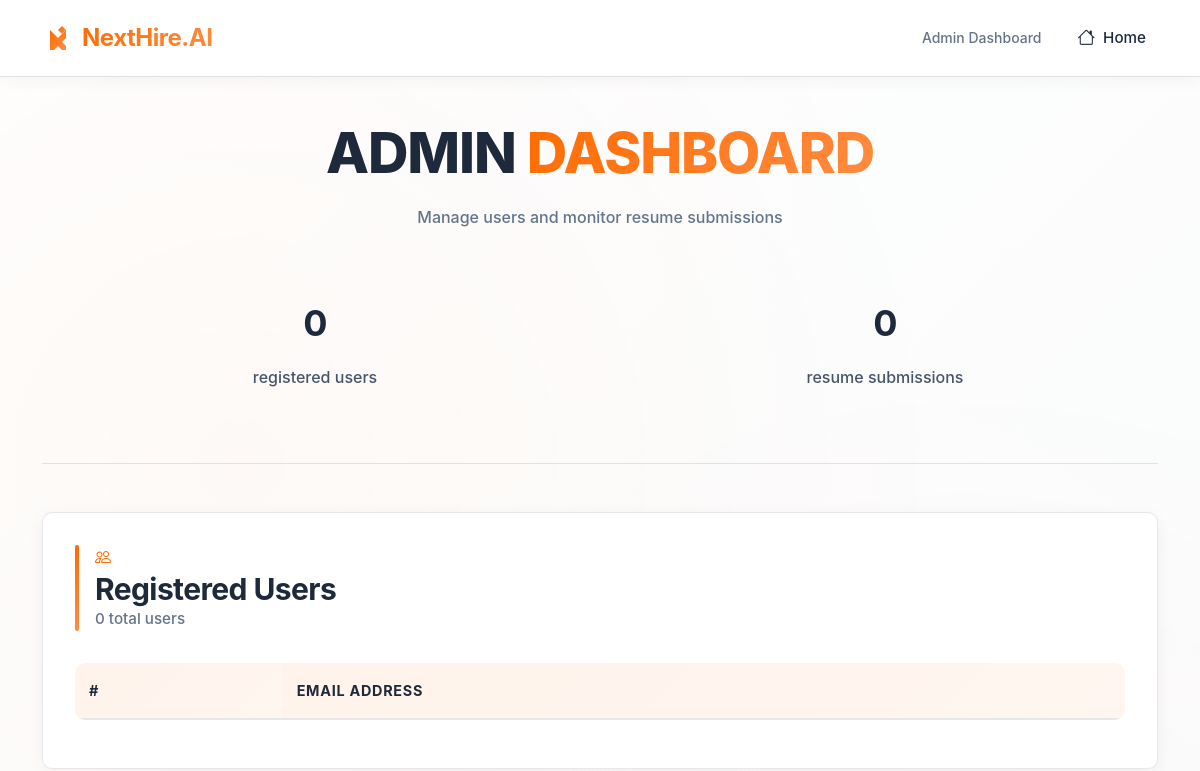
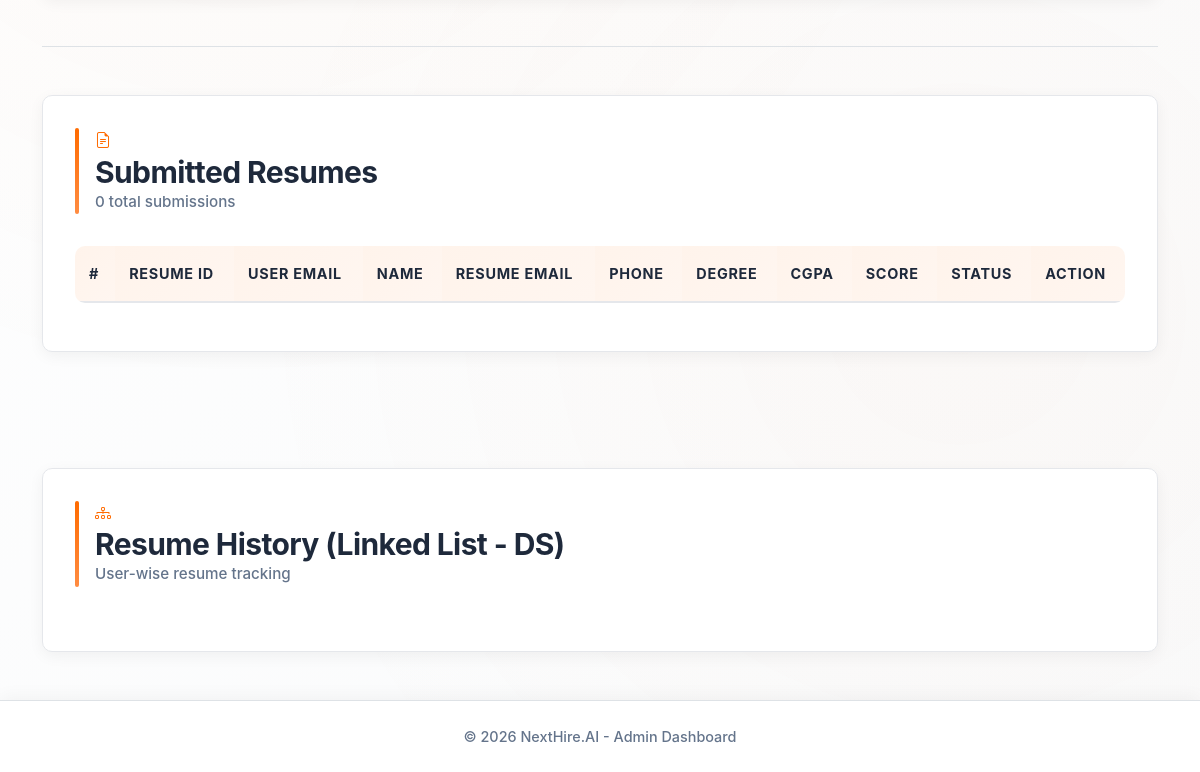
The app's page /admin_dashboard (signed in), older data (2 pictures, top to bottom).
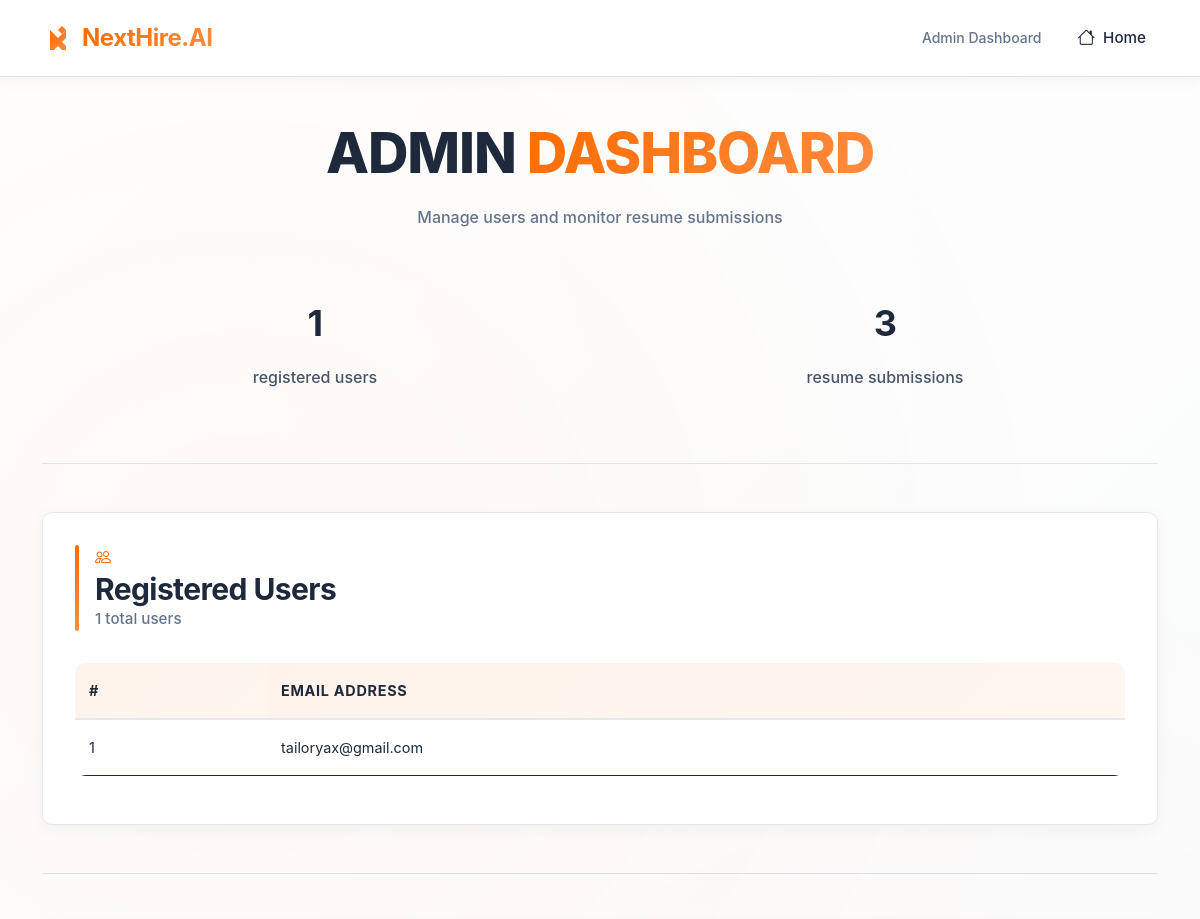
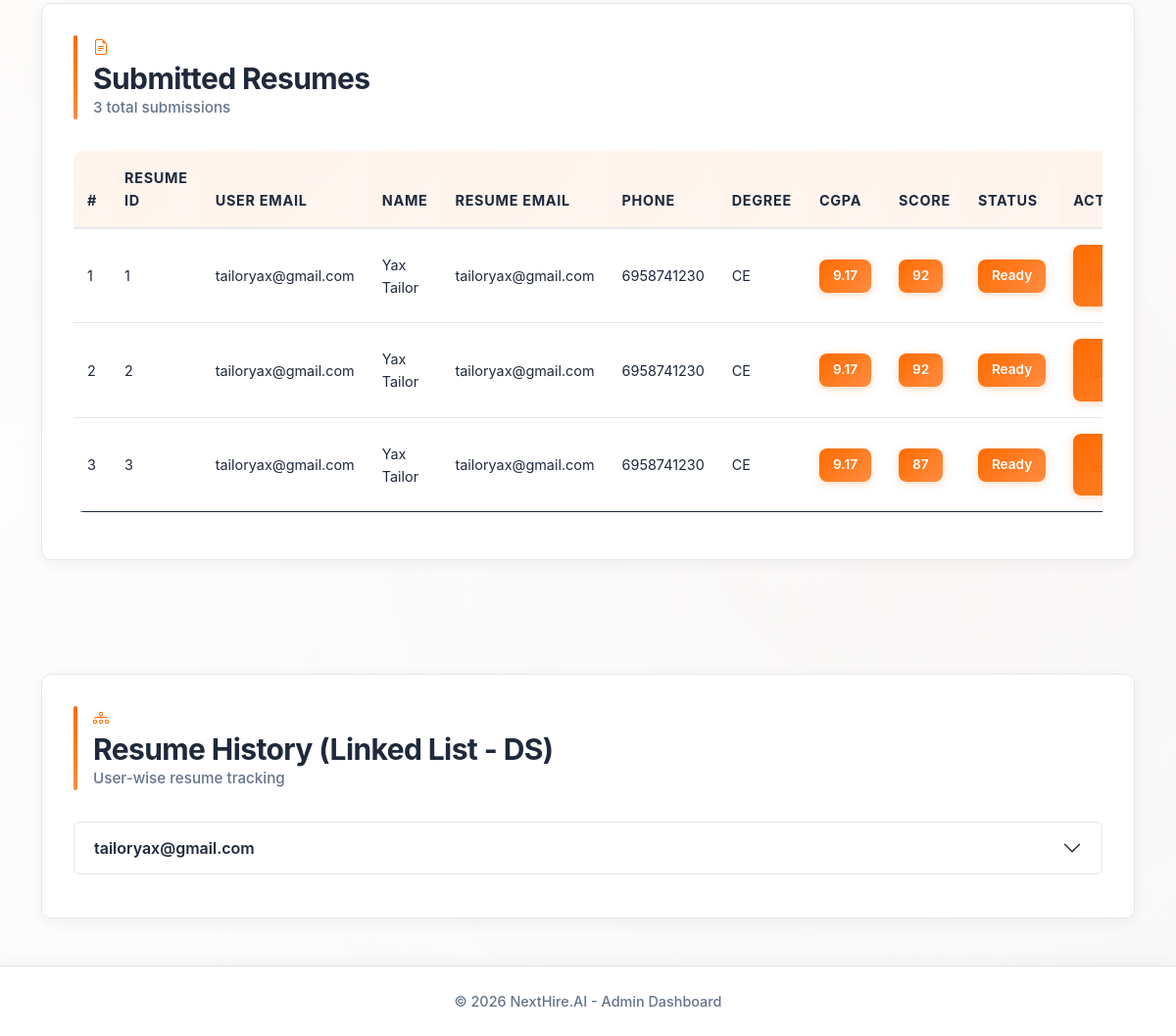
The same page, newer data (2 pictures, top to bottom).
### tables this page shows
CREATE TABLE users (
            email TEXT PRIMARY KEY,
            password TEXT
        );

CREATE TABLE resumes (
        id INTEGER PRIMARY KEY AUTOINCREMENT,
        user_email TEXT,
        name TEXT,
        phone TEXT,
        email TEXT,
        degree TEXT,
        cgpa TEXT,
        skills TEXT,
        projects TEXT,
        file_path TEXT
    , score INTEGER, status TEXT, created_at TEXT, github_username TEXT, city TEXT, about_yourself TEXT, job_fit_score INTEGER DEFAULT 0, report_pdf_path TEXT, pdf_report BLOB, pdf_generated_at TEXT);

### app.py (the view)
@app.route("/admin_dashboard")
def admin_dashboard():
    if not session.get("admin"):
        return "Unauthorized", 401
    if not user_resume_history:
        rebuild_resume_history()
    conn = get_db()
    cur = conn.cursor()
    cur.execute("SELECT email FROM users")
    users = cur.fetchall()
    cur.execute("""
    SELECT id, user_email, name, email, phone, degree, cgpa, score, status, file_path
    FROM resumes
    """)
    resumes = cur.fetchall()
    conn.close()
    return render_template("admin.html",users=users,resumes=resumes,ds_history=user_resume_history)

### app.py (called while the page is built, shortened)
def get_db():
    return sqlite3.connect(DB_NAME)

def rebuild_resume_history():
    global user_resume_history
    user_resume_history = {}
    conn = get_db()
    cur = conn.cursor()
    cur.execute("""
        SELECT user_email, id,
            COALESCE(score, 'N/A'),
            COALESCE(status, 'N/A')
        FROM resumes
        ORDER BY id
    """)
    rows = cur.fetchall()
    conn.close()

### python_modules/resume_history_ds.py (called while the page is built)
    def get_resume_history(self):
        history = []
        current = self.head
        while current:
            history.append({
                "resume_id": current.resume_id,
                "created_at": current.created_at,
                "resume_score": current.resume_score,
                "readiness_status": current.readiness_status
            })
            current = current.next
        return history

### templates/admin.html (shortened to what this page needs)
<!DOCTYPE html>
<html lang="en">
<head>
    <link href="https://cdn.jsdelivr.net/npm/bootstrap@5.3.2/dist/css/bootstrap.min.css" rel="stylesheet">
    <link rel="stylesheet" href="https://cdn.jsdelivr.net/npm/bootstrap-icons@1.11.0/font/bootstrap-icons.css">
    <link rel="stylesheet" href="{{ url_for('static', filename='css/style.css') }}">
</head>
<body>
<header class="border-bottom py-3">
    <div class="container d-flex justify-content-between align-items-center">
        <a href="/" class="navbar-brand d-flex align-items-center gap-2 text-decoration-none">
            <h5 class="mb-0 fw-bold">NextHire.AI</h5>
        </a>
        <nav class="d-none d-md-flex gap-4 align-items-center">
            <span class="text-muted small">Admin Dashboard</span>
            <a class="nav-link" href="/"><i class="bi bi-house"></i> Home</a>
        </nav>
    </div>
</header>
<div class="container py-5">
    <div class="text-center mb-5">
        <h1 class="hero-title" style="font-size: 3.5rem;">
            ADMIN <span class="hero-accent">DASHBOARD</span>
        </h1>
        <p class="text-muted">Manage users and monitor resume submissions</p>
    </div>
    <section class="py-4 mb-5" style="background-color: var(--background); border-radius: var(--radius);">
        <div class="row text-center">
            <div class="col-md-6">
                <h2 class="fw-bold">{{ users|length }}</h2>
                <p class="mb-0">registered users</p>
            </div>
            <div class="col-md-6">
                <h2 class="fw-bold">{{ resumes|length }}</h2>
                <p class="mb-0">resume submissions</p>
            </div>
        </div>
    </section>
    <div class="border-top mb-5"></div>
    <div class="panel mb-5">
        <div class="section-heading-container">
            <i class="bi bi-people section-heading-icon"></i>
            <div>
                <h3 class="mb-0">Registered Users</h3>
                <p class="text-muted small mb-0">{{ users|length }} total users</p>
            </div>
        </div>
        <div class="table-responsive">
            <table class="table">
                <thead>
                    <tr>
                        <th>#</th>
                        <th>Email Address</th>
                    </tr>
                </thead>
                <tbody>
                    {% for user in users %}
                    <tr>
                        <td>{{ loop.index }}</td>
                        <td>{{ user[0] }}</td>
                    </tr>
                    {% endfor %}
                </tbody>
            </table>
        </div>
    </div>
    <div class="border-top mb-5"></div>
    <div class="panel">
        <div class="section-heading-container">
            <i class="bi bi-file-earmark-text section-heading-icon"></i>
            <div>
                <h3 class="mb-0">Submitted Resumes</h3>
                <p class="text-muted small mb-0">{{ resumes|length }} total submissions</p>
            </div>
        </div>
        <div class="table-responsive">
            <table class="table">
                <thead>
                    <tr>
                        <th>#</th>
                        <th>Resume ID</th>
                        <th>User Email</th>
                        <th>Name</th>
                        <th>Resume Email</th>
                        <th>Phone</th>
                        <th>Degree</th>
                        <th>CGPA</th>
                        <th>Score</th>
                        <th>Status</th>
                        <th>Action</th>
                    </tr>
                </thead>
                <tbody>
                    {% for r in resumes %}
                    <tr>
                        <td>{{ loop.index }}</td>
                        <td>{{ r[0] }}</td>
                        <td>{{ r[1] }}</td>
                        <td>{{ r[2] }}</td>
                        <td>{{ r[3] }}</td>
                        <td>{{ r[4] }}</td>
                        <td>{{ r[5] }}</td>
                        <td><span class="dashboard-badge">{{ r[6] }}</span></td>
                        <td><span class="dashboard-badge">{{ r[7] }}</span></td>
                        <td><span class="dashboard-badge">{{ r[8] }}</span></td>
                        <td>
                            <a href="/admin/download_report/{{ r[0] }}" class="dashboard-action-btn" target="_blank">
                                <i class="bi bi-file-earmark-pdf"></i> Evaluation Report
                            </a>
                        </td>
                    </tr>
                    {% endfor %}
                </tbody>
            </table>
        </div>
    </div>
</div>
<div class="container my-5">
    <div class="panel">
        <div class="section-heading-container">
            <i class="bi bi-diagram-3 section-heading-icon"></i>
            <div>
                <h3 class="mb-0">Resume History (Linked List - DS)</h3>
                <p class="text-muted small mb-0">User-wise resume tracking</p>
            </div>
        </div>
        <div class="accordion mt-4" id="resumeHistoryAccordion">
            {% for email, ll in ds_history.items() %}
            <div class="accordion-item">
                <h2 class="accordion-header">
                    <button class="accordion-button collapsed" type="button"
                        data-bs-toggle="collapse"
                        data-bs-target="#collapse{{ loop.index }}">
                        {{ email }}
                    </button>
                </h2>
            </div>
            {% endfor %}
        </div>
    </div>
</div>
<footer class="border-top py-4 mt-5">
    <div class="container text-center text-muted small">
        © 2026 NextHire.AI - Admin Dashboard
    </div>
</footer>
</body>
</html>

Row changes from the older to the newer data that the page shows:
added users: email "tailoryax@gmail.com"
added resumes: id "1", user_email "tailoryax@gmail.com", name "Yax Tailor", email "tailoryax@gmail.com", phone "6958741230", degree "CE", cgpa "9.17", score "92", status "Ready"
added resumes: id "2", user_email "tailoryax@gmail.com", name "Yax Tailor", email "tailoryax@gmail.com", phone "6958741230", degree "CE", cgpa "9.17", score "92", status "Ready"
added resumes: id "3", user_email "tailoryax@gmail.com", name "Yax Tailor", email "tailoryax@gmail.com", phone "6958741230", degree "CE", cgpa "9.17", score "87", status "Ready"
Text that changed along with them:
{{ users|length }}: "0" → "1"
{{ resumes|length }}: "0" → "3"
new list line: "tailoryax@gmail.com"
